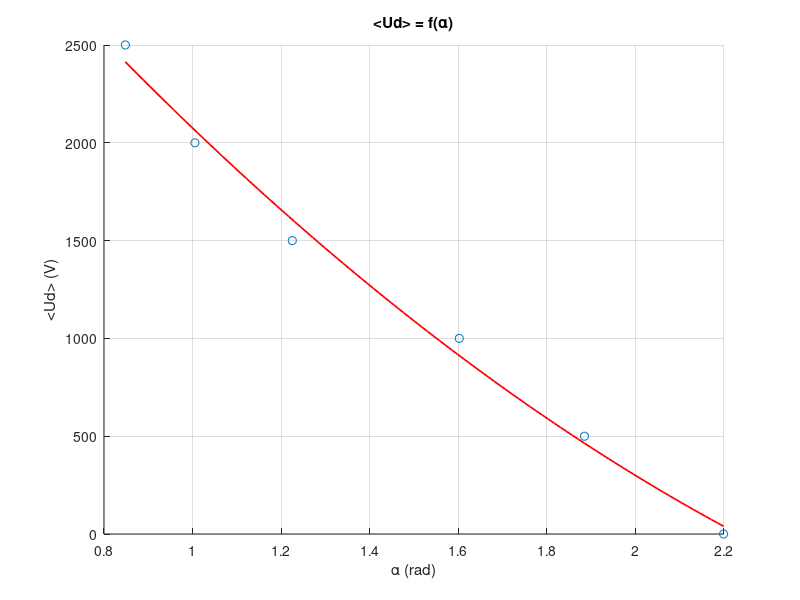

Reproduce this figure in MATLAB.
clc;clear all;
Veff=127;
Vmax=sqrt(2)*Veff;
X=15*pi/50:0.00001:pi;
n=length(X);
for i=1:1:n
    Ud(i)=2*Vmax*(1+cos(X(i)))/pi;
end
% Données fournies
%U = [175 145 105 9];
%alpha= [15*pi/50 pi/3 pi/2 9*pi/10]; % En pourcentage
N = [0 500 1000 1500 2000 2500];
alpha= [7*pi/10 6*pi/10 10.2*pi/20 7.8*pi/20 6.4*pi/20 5.4*pi/20]; % En pourcentage
% Ajustement d'une courbe polynomiale
p = polyfit(alpha, N,2); % Polynôme de degré 3
x_fit = linspace(min(alpha), max(alpha), 100); % Points pour tracer la courbe
y_fit = polyval(p, x_fit);
%plot(X,Ud);
hold on; grid on;scatter(alpha,N)
plot(x_fit, y_fit, 'r-', 'LineWidth', 1.25, 'DisplayName', 'Courbe théorique');
title('<Ud> = f(α)');
xlabel('α (rad)');
ylabel('<Ud> (V)');
grid on;
